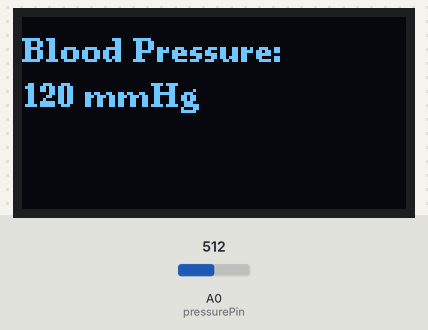
A sketch run on a simulated Arduino Uno, built with avr-gcc and run on an emulated ATmega328P. Shown: 128×64 one-colour display. Inputs (shaded band) come from the test bench; at power-on: A0 (pressurePin) = 512.

Above: at 1.3 s.
1.4 s: A0 (pressurePin) set to 716
At 2.6 s:
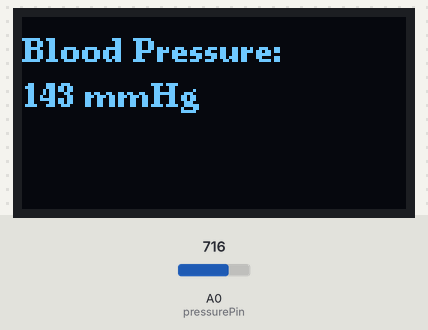
3.2 s: A0 (pressurePin) set to 900
At 4.2 s:
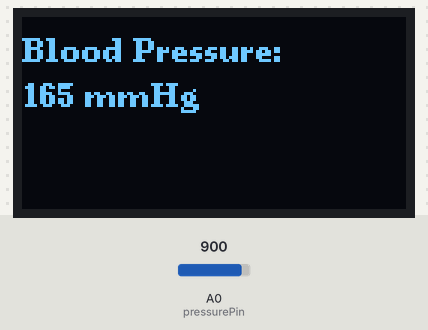
4.9 s: A0 (pressurePin) set to 1023
At 5.7 s:
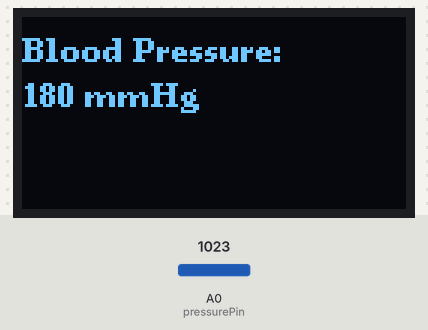
Timing chart, 0 to 7.9 s (numbered marks = the images above; inputs shaded):
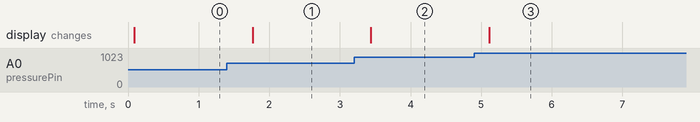

The sketch:

hrtbt.ino
```cpp
#include <Wire.h>
#include <U8g2lib.h>

U8G2_SH1106_128X64_NONAME_F_HW_I2C u8g2(U8G2_R0, /* reset=*/ U8X8_PIN_NONE);

const int pressurePin = A0;

void setup() {
  Serial.begin(9600);

  // Initialize OLED display
  u8g2.begin();

  // No specific initialization for pressure sensor
}

void loop() {
  // Read pressure sensor data
  int pressureValue = analogRead(pressurePin);

  // Calibrate the pressure sensor reading
  int calibratedValue = map(pressureValue, 0, 1023, 60, 180); // Simulate blood pressure in mmHg

  // Display calibrated pressure sensor data on OLED
  displayBloodPressure(calibratedValue);

  // Wait a moment before the next loop iteration
  delay(500);
}

// Function to display the blood pressure on the OLED screen
void displayBloodPressure(int calibratedValue) {
  u8g2.clearBuffer();
  u8g2.setFont(u8g2_font_ncenB08_tr);

  // Display the calibrated blood pressure value
  u8g2.setCursor(0, 15);
  u8g2.print(F("Blood Pressure: "));
  u8g2.setCursor(0, 30);
  u8g2.print(calibratedValue);
  u8g2.print(F(" mmHg"));

  u8g2.sendBuffer();
}
```

Measured:
- after the input at 1.4 s, the display: changes after 0.36 s (image 1)
- after the input at 3.2 s, the display: changes after 0.24 s (image 2)
- after the input at 4.9 s, the display: changes after 0.21 s (image 3)
